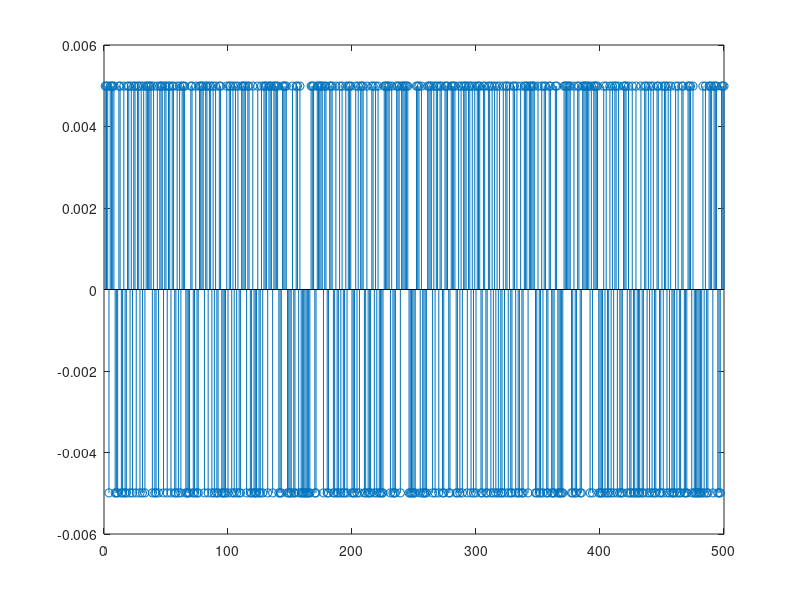

The MATLAB script that drew this image:
clear all; close all; clc;

%% Create N points over a line with fixed distance
N = 500;
distance = 1;
position = distance:distance:(N*distance);

%% Create a random 1/2-spin for each particle
spin = 0.5*randsrc(1,N);

%% Initial parameters ( formaula 2 )
d = 1; % dimension
J = 1; 
h = 0;
alpha = 1;
% ref: [Romain Bachelard, Michael Kastner]Universal Threshold for the Dynamical Behavior of Lattice Systems with Long-Range Interactions

%% Formula (2)
% get the correct distance between all particles
r = position;
d_ij1 = sqrt(bsxfun(@plus,dot(r,r,1)',dot(r,r,1))-2*(r'*r)); %position of each particle with each particle
d_ij2 = (N*distance) - d_ij1; % total lenght - distance between particles

d_ij = min(d_ij1,d_ij2); % In periodic boundary condition, I need the smallest distance.


for t = 1
    for i=1:N
        for j=1:N
            if i~=j
                spin(i) = spin(i)*cos(2*h*t)*cos( (2*J*t)/(d_ij(i,j)^alpha) );
            end
        end
    end
end
stem(spin)